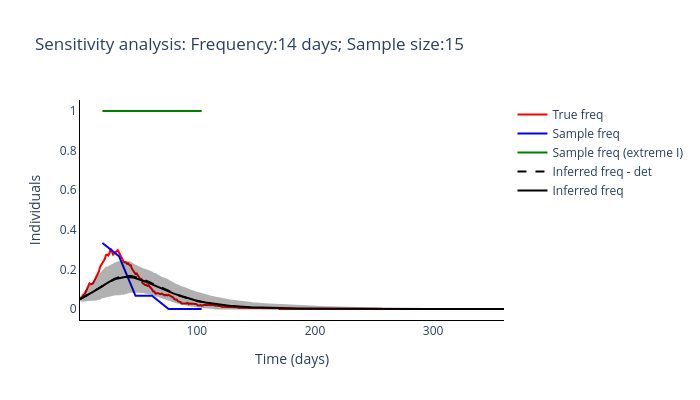
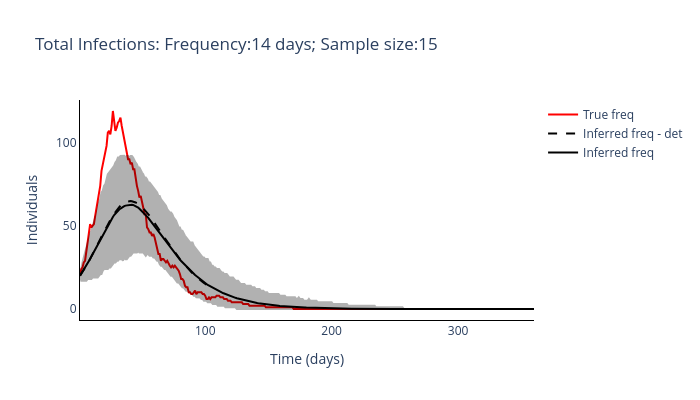

Notebook cell for these charts, in order:
### Markdown cell above
#### Run optimisation-based inference method for multiple sampling protcols

### Code cell
routine_run(freq_samplying_range[0], sample_size_range[0])

### Figure 1 — Plotly figure (JSON) as saved in the notebook; plotly's stock layout.template omitted (floating-point values rounded to 4 significant figures; data arrays with more than 128 entries replaced by an {"elided": "..."} marker saying what was removed)
{"data": [{"line": {"color": "red"}, "mode": "lines", "name": "True freq", "type": "scatter", "x": {"elided": "360 int values"}, "y": {"elided": "360 float values"}}, {"line": {"color": "blue"}, "mode": "lines", "name": "Sample freq", "type": "scatter", "x": [20, 34, 48, 62, 76, 90, 104], "y": [0.3333, 0.2667, 0.06667, 0.06667, 0, 0, 0]}, {"line": {"color": "green"}, "mode": "lines", "name": "Sample freq (extreme I)", "type": "scatter", "x": [20, 34, 48, 62, 76, 90, 104], "y": [1, 1, 1, 1, 1, 1, 1]}, {"line": {"color": "black", "dash": "dash"}, "mode": "lines", "name": "Inferred freq - det", "type": "scatter", "x": {"elided": "360 int values"}, "y": [0.05, 0.05281, 0.05573, 0.05876, 0.06191, 0.06515, 0.06851, 0.07196, 0.07551, 0.07914, 0.08286, 0.08664, 0.09049, 0.09441, 0.09837, 0.1024, 0.1064, 0.1104, 0.1144, 0.1183, 0.1222, 0.126, 0.1297, 0.1333, 0.1368, 0.1402, 0.1434, 0.1465, 0.1494, 0.1521, 0.1546, 0.1569, 0.1589, 0.1608, 0.1624, 0.1638, 0.165, 0.1659, 0.1666, 0.167, 0.1671, 0.167, 0.1667, 0.1662, 0.1655, 0.1645, 0.1634, 0.1621, 0.1606, 0.1589, 0.157, 0.1551, 0.1529, 0.1507, 0.1483, 0.1458, 0.1433, 0.1407, 0.138, 0.1352, 0.1324, 0.1296, 0.1268, 0.1239, 0.121, 0.1181, 0.1152, 0.1123, 0.1094, 0.1065, 0.1037, 0.1009, 0.09808, 0.09532, 0.0926, 0.08992, 0.08728, 0.08469, 0.08214, 0.07964, 0.0772, 0.0748, 0.07245, 0.07016, 0.06791, 0.06573, 0.06359, 0.06151, 0.05949, 0.05751, 0.05559, 0.05372, 0.0519, 0.05014, 0.04842, 0.04676, 0.04515, 0.04358, 0.04206, 0.04059, 0.03917, 0.03779, 0.03645, 0.03516]}, {"line": {"color": "black"}, "mode": "lines", "name": "Inferred freq", "type": "scatter", "x": {"elided": "360 int values"}, "y": {"elided": "360 float values"}}, {"fill": "toself", "fillcolor": "black", "line": {"color": "black"}, "mode": "lines", "name": "Inferred freq", "opacity": 0.3, "showlegend": false, "type": "scatter", "x": {"elided": "720 int values"}, "y": {"elided": "720 float values"}}], "layout": {"height": 400, "plot_bgcolor": "white", "title": {"text": "Sensitivity analysis: Frequency:14 days; Sample size:15"}, "width": 700, "xaxis": {"linecolor": "black", "title": {"text": "Time (days)"}}, "yaxis": {"linecolor": "black", "title": {"text": "Individuals"}}}}

### Figure 2 — Plotly figure (JSON) as saved in the notebook; plotly's stock layout.template omitted (floating-point values rounded to 4 significant figures; data arrays with more than 128 entries replaced by an {"elided": "..."} marker saying what was removed)
{"data": [{"line": {"color": "red"}, "mode": "lines", "name": "True freq", "type": "scatter", "x": {"elided": "360 int values"}, "y": {"elided": "360 int values"}}, {"line": {"color": "black", "dash": "dash"}, "mode": "lines", "name": "Inferred freq - det", "type": "scatter", "x": {"elided": "360 int values"}, "y": [20, 21.11, 22.26, 23.45, 24.68, 25.96, 27.27, 28.62, 30.01, 31.43, 32.88, 34.35, 35.85, 37.37, 38.91, 40.46, 42.01, 43.56, 45.1, 46.62, 48.12, 49.58, 51.0, 52.39, 53.72, 55.0, 56.22, 57.37, 58.46, 59.47, 60.41, 61.26, 62.04, 62.72, 63.31, 63.81, 64.22, 64.52, 64.73, 64.84, 64.86, 64.78, 64.62, 64.37, 64.04, 63.63, 63.14, 62.59, 61.96, 61.27, 60.52, 59.71, 58.85, 57.94, 56.99, 56.0, 54.98, 53.93, 52.86, 51.77, 50.66, 49.55, 48.42, 47.29, 46.15, 45.01, 43.87, 42.74, 41.61, 40.48, 39.37, 38.27, 37.18, 36.11, 35.05, 34.01, 32.99, 31.98, 31.0, 30.03, 29.09, 28.16, 27.25, 26.37, 25.51, 24.67, 23.85, 23.05, 22.27, 21.51, 20.78, 20.06, 19.37, 18.69, 18.04, 17.41, 16.79, 16.2, 15.62, 15.06, 14.52, 14.0, 13.49, 13.0]}, {"line": {"color": "black"}, "mode": "lines", "name": "Inferred freq", "type": "scatter", "x": {"elided": "360 int values"}, "y": {"elided": "360 float values"}}, {"fill": "toself", "fillcolor": "black", "line": {"color": "black"}, "mode": "lines", "name": "Inferred freq", "opacity": 0.3, "showlegend": false, "type": "scatter", "x": {"elided": "720 int values"}, "y": {"elided": "720 float values"}}], "layout": {"height": 400, "plot_bgcolor": "white", "title": {"text": "Total Infections: Frequency:14 days; Sample size:15"}, "width": 700, "xaxis": {"linecolor": "black", "title": {"text": "Time (days)"}}, "yaxis": {"linecolor": "black", "title": {"text": "Individuals"}}}}
